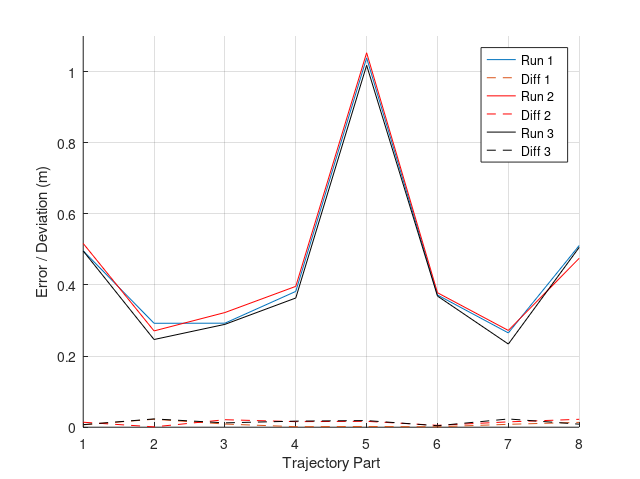
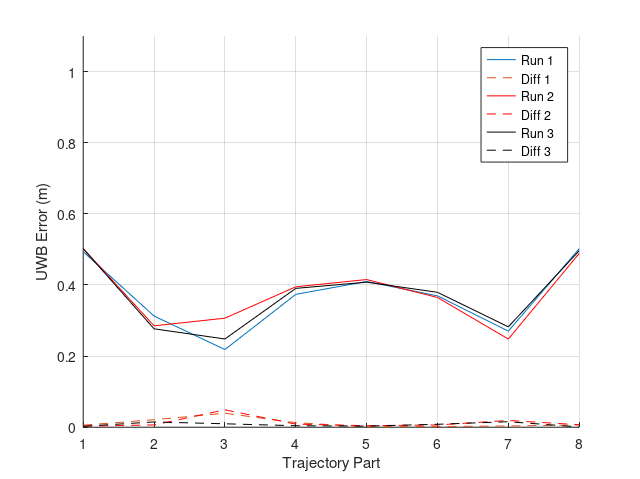

These figures' MATLAB source, in order:
clear all;
close all;
clc;

fi_04_diff_1 = [
0.4959991633057443
0.29221439047384623
0.29247750340838186
0.3818522881953188
1.0383722357613352
0.37172000215215834
0.2651401327600188
0.510858111416464
]';

fi_04_diff_2 = [
0.516707460755114
0.27073243248639567
0.32241688851547645
0.39604006110493306
1.052817515051872
0.378093586298418
0.2720571998679644
0.47496374598489144
]';

fi_04_diff_3 = [
0.49552422746017233
0.2465594046066813
0.2892000172890738
0.3633095099223211
1.0176149566510888
0.3687629048589366
0.233872486624651
0.5057531512506873
]';

fi_04_nf_diff_1 = [
0.4935148731294721
0.3125882275454412
0.21833868186833255
0.37350535471395846
0.40975126601390477
0.3692638216776746
0.27024289074829805
0.5019404845198276
]';

fi_04_nf_diff_2 = [
0.5022471304049375
0.2850821109785695
0.3065606954585011
0.3947804453110665
0.4151965558624045
0.3647261575483703
0.24788771651697777
0.4886496188476934
]';

fi_04_nf_diff_3 = [
0.5018850266744369
0.27669654858707443
0.24805563891998014
0.39034090228926716
0.40782707119562445
0.3793007382012334
0.28222808152272744
0.496280021761908
]';

xaxis = 1:8;
axsize = [xaxis(1), xaxis(end), 0, 1.1];

avg_fi = (fi_04_diff_1 + fi_04_diff_2 + fi_04_diff_3) / 3;
avg_no_fi = (fi_04_nf_diff_1 + fi_04_nf_diff_2 + fi_04_nf_diff_3) / 3;

f = figure
hold on;
plot(xaxis, fi_04_diff_1);
plot(xaxis, abs(avg_fi - fi_04_diff_1), "--");
plot(xaxis, fi_04_diff_2, 'r');
plot(xaxis, abs(avg_fi - fi_04_diff_2), "r--");
plot(xaxis, fi_04_diff_3, 'k');
plot(xaxis, abs(avg_fi - fi_04_diff_3), "k--");
grid on;
axis(axsize)
legend("Run 1   ", "Diff 1", "Run 2", "Diff 2", "Run 3", "Diff 3")
xlabel("Trajectory Part")
ylabel("Error / Deviation (m)")

set (f, "papersize", [6.4, 4.8])
set (f, "paperposition", [0, 0, 6.4, 4.8]) 
print(f, "fi4_runs.pdf", "-dpdf")

f = figure;
hold on;
plot(xaxis, fi_04_nf_diff_1);
plot(xaxis, abs(avg_no_fi - fi_04_nf_diff_1), "--");
plot(xaxis, fi_04_nf_diff_2, 'r');
plot(xaxis, abs(avg_no_fi - fi_04_nf_diff_2), "r--");
plot(xaxis, fi_04_nf_diff_3, 'k');
plot(xaxis, abs(avg_no_fi - fi_04_nf_diff_3), "k--");
grid on;
axis(axsize)
legend("Run 1   ", "Diff 1", "Run 2", "Diff 2", "Run 3", "Diff 3")
xlabel("Trajectory Part")
ylabel("UWB Error (m)")

set (f, "papersize", [6.4, 4.8])
set (f, "paperposition", [0, 0, 6.4, 4.8]) 
print(f, "fi4_runs_nf.pdf", "-dpdf")

max([abs(avg_fi - fi_04_diff_1) abs(avg_fi - fi_04_diff_2) abs(avg_fi - fi_04_diff_3)])
max([abs(avg_no_fi - fi_04_nf_diff_1) abs(avg_no_fi - fi_04_nf_diff_2) abs(avg_no_fi - fi_04_nf_diff_3)])

close all
